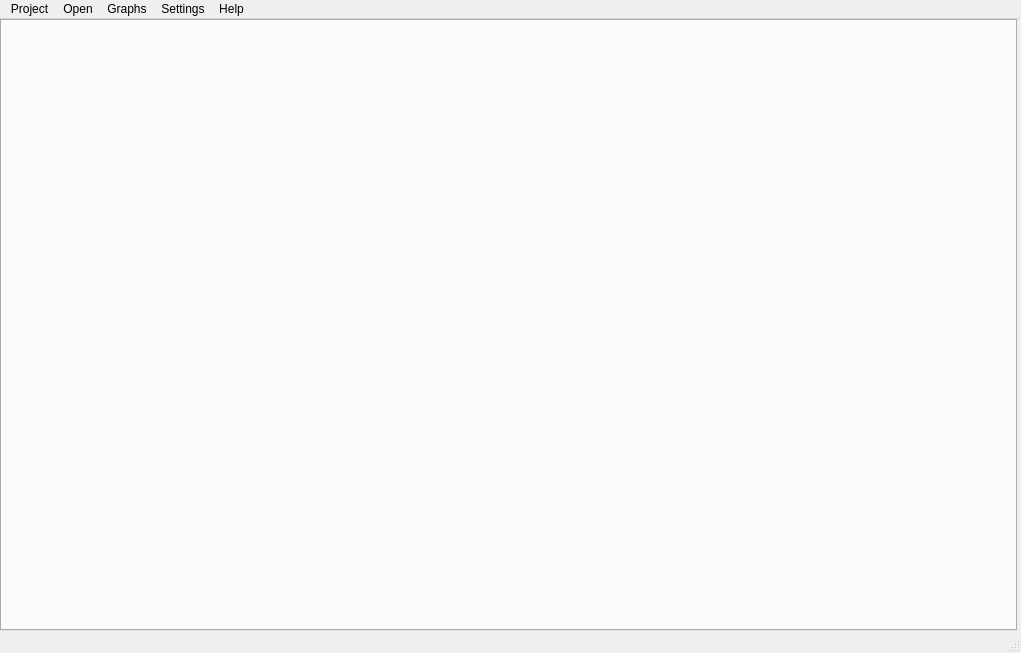
<?xml version="1.0" encoding="UTF-8"?>
<ui version="4.0">
 <class>MainWindow</class>
 <widget class="QMainWindow" name="MainWindow">
  <property name="geometry">
   <rect>
    <x>0</x>
    <y>0</y>
    <width>1021</width>
    <height>653</height>
   </rect>
  </property>
  <property name="windowTitle">
   <string>Pypeline 3.0</string>
  </property>
  <property name="dockNestingEnabled">
   <bool>false</bool>
  </property>
  <property name="dockOptions">
   <set>QMainWindow::AnimatedDocks</set>
  </property>
  <widget class="QWidget" name="centralwidget">
   <layout class="QHBoxLayout" name="horizontalLayout">
    <property name="spacing">
     <number>4</number>
    </property>
    <property name="leftMargin">
     <number>0</number>
    </property>
    <property name="topMargin">
     <number>0</number>
    </property>
    <property name="rightMargin">
     <number>4</number>
    </property>
    <property name="bottomMargin">
     <number>0</number>
    </property>
    <item>
     <widget class="QTabWidget" name="graphTab">
      <property name="tabsClosable">
       <bool>true</bool>
      </property>
      <property name="movable">
       <bool>true</bool>
      </property>
     </widget>
    </item>
   </layout>
  </widget>
  <widget class="QMenuBar" name="menubar">
   <property name="enabled">
    <bool>true</bool>
   </property>
   <property name="geometry">
    <rect>
     <x>0</x>
     <y>0</y>
     <width>1021</width>
     <height>22</height>
    </rect>
   </property>
   <widget class="QMenu" name="menuHelp">
    <property name="title">
     <string>Help</string>
    </property>
    <addaction name="actionVars"/>
    <addaction name="actionHotkeys"/>
    <addaction name="actionHelp"/>
    <addaction name="separator"/>
    <addaction name="actionAbout"/>
   </widget>
   <widget class="QMenu" name="menuPrefs">
    <property name="title">
     <string>Settings</string>
    </property>
    <addaction name="actionLocalSettings"/>
    <addaction name="actionProjectSettings"/>
    <addaction name="actionImport_Types"/>
    <addaction name="actionWidgets"/>
   </widget>
   <widget class="QMenu" name="menuOpen">
    <property name="title">
     <string>Open</string>
    </property>
    <widget class="QMenu" name="menuFavorites">
     <property name="title">
      <string>Favorites</string>
     </property>
    </widget>
    <widget class="QMenu" name="menuGraphTemplates">
     <property name="title">
      <string>Graph Templates</string>
     </property>
    </widget>
    <addaction name="menuGraphTemplates"/>
    <addaction name="menuFavorites"/>
   </widget>
   <widget class="QMenu" name="menuProject">
    <property name="title">
     <string>Project</string>
    </property>
   </widget>
   <widget class="QMenu" name="menuCreate">
    <property name="title">
     <string>Graphs</string>
    </property>
    <addaction name="actionManageGraphs"/>
    <addaction name="actionAutomation"/>
   </widget>
   <addaction name="menuProject"/>
   <addaction name="menuOpen"/>
   <addaction name="menuCreate"/>
   <addaction name="menuPrefs"/>
   <addaction name="menuHelp"/>
  </widget>
  <widget class="QStatusBar" name="status"/>
  <action name="actionOpen">
   <property name="text">
    <string>open...</string>
   </property>
   <property name="toolTip">
    <string>openqsqs</string>
   </property>
  </action>
  <action name="actionHotkeys">
   <property name="text">
    <string>Hotkeys</string>
   </property>
  </action>
  <action name="actionToDo">
   <property name="text">
    <string>ToDo</string>
   </property>
  </action>
  <action name="actionAbout">
   <property name="text">
    <string>About</string>
   </property>
  </action>
  <action name="actionNew">
   <property name="text">
    <string>New</string>
   </property>
  </action>
  <action name="actionSave">
   <property name="text">
    <string>Save</string>
   </property>
  </action>
  <action name="actionSaveAs">
   <property name="text">
    <string>Save as...</string>
   </property>
  </action>
  <action name="actionQuit">
   <property name="text">
    <string>Quit</string>
   </property>
  </action>
  <action name="actionTypes">
   <property name="text">
    <string>Types...</string>
   </property>
  </action>
  <action name="actionOptions">
   <property name="text">
    <string>Options...</string>
   </property>
  </action>
  <action name="actionFilter_by_user">
   <property name="checkable">
    <bool>true</bool>
   </property>
   <property name="checked">
    <bool>true</bool>
   </property>
   <property name="text">
    <string>Filter by user</string>
   </property>
  </action>
  <action name="actionMinuscule2">
   <property name="checkable">
    <bool>true</bool>
   </property>
   <property name="checked">
    <bool>true</bool>
   </property>
   <property name="text">
    <string>Minuscule2</string>
   </property>
  </action>
  <action name="actionP001">
   <property name="text">
    <string>P001</string>
   </property>
  </action>
  <action name="actionPlamree">
   <property name="text">
    <string>Palmtree</string>
   </property>
  </action>
  <action name="actionCoxi">
   <property name="text">
    <string>Coxi</string>
   </property>
  </action>
  <action name="actionToto_test">
   <property name="text">
    <string>toto_test</string>
   </property>
  </action>
  <action name="actionNew_2">
   <property name="text">
    <string>new...</string>
   </property>
   <property name="font">
    <font>
     <italic>true</italic>
    </font>
   </property>
  </action>
  <action name="actionTcherno">
   <property name="text">
    <string>tcherno</string>
   </property>
  </action>
  <action name="actionTutu">
   <property name="text">
    <string>tutu</string>
   </property>
  </action>
  <action name="actionGet_selection">
   <property name="text">
    <string>get selection...</string>
   </property>
  </action>
  <action name="actionNew_dir">
   <property name="text">
    <string>manage...</string>
   </property>
  </action>
  <action name="actionHaha">
   <property name="text">
    <string>haha</string>
   </property>
  </action>
  <action name="actionHoho">
   <property name="text">
    <string>hoho</string>
   </property>
  </action>
  <action name="actionVars">
   <property name="text">
    <string>Environment Vars</string>
   </property>
  </action>
  <action name="actionAddProject">
   <property name="text">
    <string>Add...</string>
   </property>
  </action>
  <action name="actionLocalSettings">
   <property name="text">
    <string>Locals</string>
   </property>
  </action>
  <action name="actionSxsx">
   <property name="text">
    <string>sxsx</string>
   </property>
  </action>
  <action name="actionSxsx_2">
   <property name="text">
    <string>sxsx</string>
   </property>
  </action>
  <action name="actionDdd">
   <property name="text">
    <string>ddd</string>
   </property>
  </action>
  <action name="actionProjectSettings">
   <property name="text">
    <string>Project</string>
   </property>
  </action>
  <action name="actionManageGraphs">
   <property name="text">
    <string>Manage Graphs...</string>
   </property>
  </action>
  <action name="actionAutomation">
   <property name="text">
    <string>Automation...</string>
   </property>
  </action>
  <action name="actionHelp">
   <property name="text">
    <string>Help</string>
   </property>
  </action>
  <action name="actionTypeSettings">
   <property name="text">
    <string>Types</string>
   </property>
  </action>
  <action name="actionImport_Types">
   <property name="text">
    <string>Transfert</string>
   </property>
  </action>
  <action name="actionEded">
   <property name="text">
    <string>eded</string>
   </property>
  </action>
  <action name="actionWidgets">
   <property name="text">
    <string>Widgets</string>
   </property>
  </action>
 </widget>
 <resources/>
 <connections/>
</ui>
